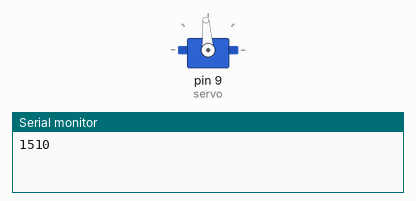
This sketch was run on a simulated Arduino Uno, built with avr-gcc and run on an emulated ATmega328P. Parts: servo, the last lines printed to the serial monitor.

Above: at 5.05 s.
At 7.75 s:
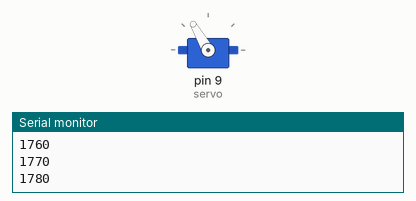
At 9.8 s:
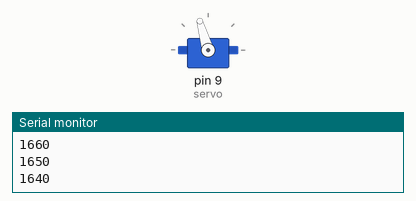
At 16.0 s:
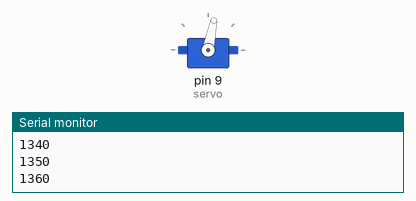
Timing chart, 0 to 21.2 s (numbered marks = the images above):
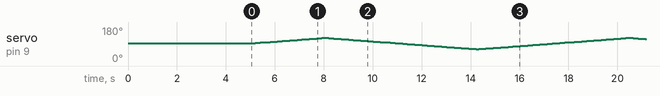

The sketch:

servo.ino
```cpp
#include <Servo.h>

#define NEUTRAL 1500 // pulse width for servo at zero speed
#define MAX_SPEED 300 // diff for pulse width between zero and max speed
#define MAX_FORWARD NEUTRAL+MAX_SPEED // pulse width for max counter-clockwise speed
#define MAX_BACKWARD NEUTRAL-MAX_SPEED // pulse width for max clockwise speed

Servo servo; // servo object

int current = NEUTRAL; // current pulse length of control signal in microseconds
int step = 10;         // change pulse width on "step" microseconds at a time

void setup() {
  servo.attach(9); // attach servo to pin 9
  Serial.begin(9600);
  servo.writeMicroseconds(current); // set default speed - servo should stay not moving
  delay(5000);  // for 5 seconds
}
void loop() { // then we start spinning forth and back
  current += step; // changing pulse length
  if (current < MAX_BACKWARD || current > MAX_FORWARD) {
    step = -step;
  }
  servo.writeMicroseconds(current);
  Serial.println(current);
  delay(100);
}
```
